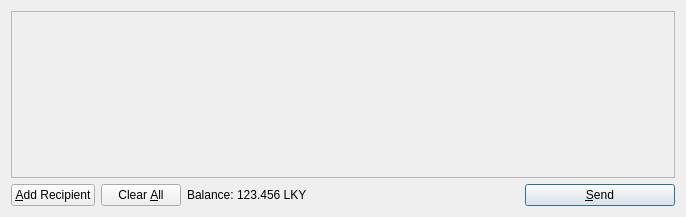
<?xml version="1.0" encoding="UTF-8"?>
<ui version="4.0">
 <class>SendCoinsDialog</class>
 <widget class="QDialog" name="SendCoinsDialog">
  <property name="geometry">
   <rect>
    <x>0</x>
    <y>0</y>
    <width>686</width>
    <height>217</height>
   </rect>
  </property>
  <property name="windowTitle">
   <string>Send Coins</string>
  </property>
  <layout class="QVBoxLayout" name="verticalLayout">
   <item>
    <widget class="QScrollArea" name="scrollArea">
     <property name="widgetResizable">
      <bool>true</bool>
     </property>
     <widget class="QWidget" name="scrollAreaWidgetContents">
      <property name="geometry">
       <rect>
        <x>0</x>
        <y>0</y>
        <width>666</width>
        <height>165</height>
       </rect>
      </property>
      <layout class="QVBoxLayout" name="verticalLayout_2">
       <property name="margin">
        <number>0</number>
       </property>
       <item>
        <layout class="QVBoxLayout" name="entries">
         <property name="spacing">
          <number>6</number>
         </property>
        </layout>
       </item>
       <item>
        <spacer name="verticalSpacer">
         <property name="orientation">
          <enum>Qt::Vertical</enum>
         </property>
         <property name="sizeHint" stdset="0">
          <size>
           <width>20</width>
           <height>40</height>
          </size>
         </property>
        </spacer>
       </item>
      </layout>
     </widget>
    </widget>
   </item>
   <item>
    <layout class="QHBoxLayout" name="horizontalLayout">
     <item>
      <widget class="QPushButton" name="addButton">
       <property name="toolTip">
        <string>Send to multiple recipients at once</string>
       </property>
       <property name="text">
        <string>&amp;Add Recipient</string>
       </property>
       <property name="icon">
        <iconset resource="../luckycoin.qrc">
         <normaloff>:/icons/add</normaloff>:/icons/add</iconset>
       </property>
       <property name="autoDefault">
        <bool>false</bool>
       </property>
      </widget>
     </item>
     <item>
      <widget class="QPushButton" name="clearButton">
       <property name="sizePolicy">
        <sizepolicy hsizetype="Minimum" vsizetype="Fixed">
         <horstretch>0</horstretch>
         <verstretch>0</verstretch>
        </sizepolicy>
       </property>
       <property name="toolTip">
        <string>Remove all transaction fields</string>
       </property>
       <property name="text">
        <string>Clear &amp;All</string>
       </property>
       <property name="icon">
        <iconset resource="../luckycoin.qrc">
         <normaloff>:/icons/remove</normaloff>:/icons/remove</iconset>
       </property>
       <property name="autoRepeatDelay">
        <number>300</number>
       </property>
       <property name="autoDefault">
        <bool>false</bool>
       </property>
      </widget>
     </item>
     <item>
      <layout class="QHBoxLayout" name="horizontalLayout_2">
       <property name="spacing">
        <number>3</number>
       </property>
       <item>
        <widget class="QLabel" name="label">
         <property name="text">
          <string>Balance:</string>
         </property>
        </widget>
       </item>
       <item>
        <widget class="QLabel" name="labelBalance">
         <property name="cursor">
          <cursorShape>IBeamCursor</cursorShape>
         </property>
         <property name="text">
          <string>123.456 LKY</string>
         </property>
         <property name="textInteractionFlags">
          <set>Qt::LinksAccessibleByMouse|Qt::TextSelectableByKeyboard|Qt::TextSelectableByMouse</set>
         </property>
        </widget>
       </item>
      </layout>
     </item>
     <item>
      <spacer name="horizontalSpacer">
       <property name="orientation">
        <enum>Qt::Horizontal</enum>
       </property>
       <property name="sizeHint" stdset="0">
        <size>
         <width>40</width>
         <height>20</height>
        </size>
       </property>
      </spacer>
     </item>
     <item>
      <widget class="QPushButton" name="sendButton">
       <property name="minimumSize">
        <size>
         <width>150</width>
         <height>0</height>
        </size>
       </property>
       <property name="toolTip">
        <string>Confirm the send action</string>
       </property>
       <property name="text">
        <string>&amp;Send</string>
       </property>
       <property name="icon">
        <iconset resource="../luckycoin.qrc">
         <normaloff>:/icons/send</normaloff>:/icons/send</iconset>
       </property>
       <property name="default">
        <bool>true</bool>
       </property>
      </widget>
     </item>
    </layout>
   </item>
  </layout>
 </widget>
 <resources>
  <include location="../luckycoin.qrc"/>
 </resources>
 <connections/>
</ui>
